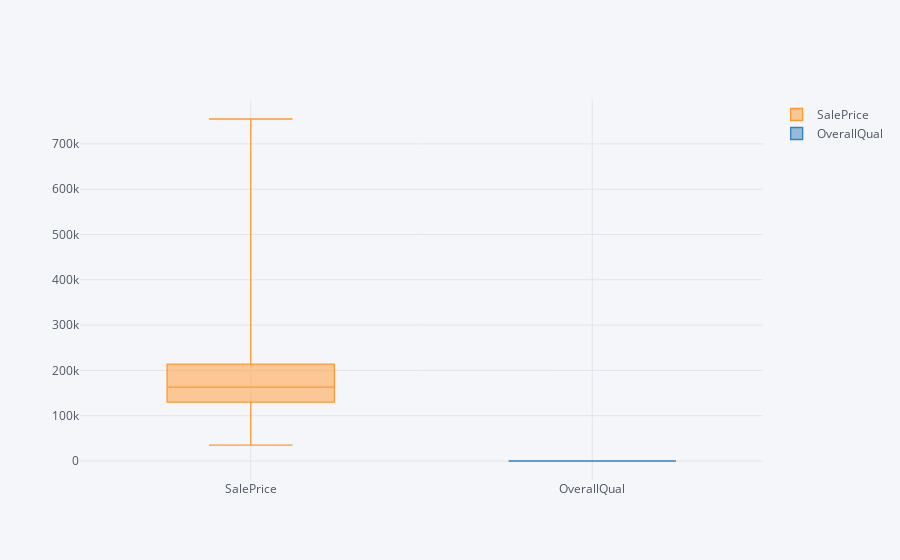

Here is the notebook cell this chart was saved with:
### Code cell
from plotly import __version__
from plotly.offline import download_plotlyjs, init_notebook_mode, plot, iplot

print(__version__) # requires version >= 1.9.0
import cufflinks as cf
init_notebook_mode(connected=True)
cf.go_offline()
df1=pd.concat([df['SalePrice'],df['OverallQual']],axis=1)

df1.iplot(kind='box')
f,ax = plt.subplots(figsize=(8,6))
fig=sns.boxplot(x='OverallQual',y="SalePrice",data=df[['Sale Price','OverallQual']])
fig.axis(ymin=0,ymax=800000)

### Figure 1 — Plotly figure (JSON) as saved in the notebook; plotly's stock layout.template omitted (floating-point values rounded to 4 significant figures; data arrays with more than 128 entries replaced by an {"elided": "..."} marker saying what was removed)
{"data": [{"boxpoints": false, "line": {"width": 1.3}, "marker": {"color": "rgba(255, 153, 51, 1.0)"}, "name": "SalePrice", "orientation": "v", "type": "box", "uid": "9534826b-cd8f-4f33-a991-279a47d154c6", "y": {"elided": "1460 int values"}}, {"boxpoints": false, "line": {"width": 1.3}, "marker": {"color": "rgba(55, 128, 191, 1.0)"}, "name": "OverallQual", "orientation": "v", "type": "box", "uid": "1720f979-0aab-4839-8c26-c8cc7e28aa3f", "y": {"elided": "1460 int values"}}], "layout": {"legend": {"bgcolor": "#F5F6F9", "font": {"color": "#4D5663"}}, "paper_bgcolor": "#F5F6F9", "plot_bgcolor": "#F5F6F9", "title": {"font": {"color": "#4D5663"}}, "xaxis": {"gridcolor": "#E1E5ED", "showgrid": true, "tickfont": {"color": "#4D5663"}, "title": {"font": {"color": "#4D5663"}, "text": ""}, "zerolinecolor": "#E1E5ED"}, "yaxis": {"gridcolor": "#E1E5ED", "showgrid": true, "tickfont": {"color": "#4D5663"}, "title": {"font": {"color": "#4D5663"}, "text": ""}, "zerolinecolor": "#E1E5ED"}}}
